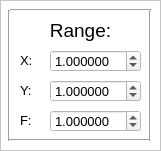
  <widget class="QFrame" name="frame_2">
   <property name="geometry">
    <rect>
     <x>10</x>
     <y>260</y>
     <width>161</width>
     <height>151</height>
    </rect>
   </property>
   <property name="palette">
    <palette>
     <active>
      <colorrole role="Base">
       <brush brushstyle="SolidPattern">
        <color alpha="255">
         <red>255</red>
         <green>255</green>
         <blue>255</blue>
        </color>
       </brush>
      </colorrole>
      <colorrole role="Window">
       <brush brushstyle="SolidPattern">
        <color alpha="255">
         <red>255</red>
         <green>255</green>
         <blue>255</blue>
        </color>
       </brush>
      </colorrole>
     </active>
     <inactive>
      <colorrole role="Base">
       <brush brushstyle="SolidPattern">
        <color alpha="255">
         <red>255</red>
         <green>255</green>
         <blue>255</blue>
        </color>
       </brush>
      </colorrole>
      <colorrole role="Window">
       <brush brushstyle="SolidPattern">
        <color alpha="255">
         <red>255</red>
         <green>255</green>
         <blue>255</blue>
        </color>
       </brush>
      </colorrole>
     </inactive>
     <disabled>
      <colorrole role="Base">
       <brush brushstyle="SolidPattern">
        <color alpha="255">
         <red>255</red>
         <green>255</green>
         <blue>255</blue>
        </color>
       </brush>
      </colorrole>
      <colorrole role="Window">
       <brush brushstyle="SolidPattern">
        <color alpha="255">
         <red>255</red>
         <green>255</green>
         <blue>255</blue>
        </color>
       </brush>
      </colorrole>
     </disabled>
    </palette>
   </property>
   <property name="autoFillBackground">
    <bool>true</bool>
   </property>
   <property name="frameShape">
    <enum>QFrame::StyledPanel</enum>
   </property>
   <property name="frameShadow">
    <enum>QFrame::Raised</enum>
   </property>
   <widget class="Line" name="line_6">
    <property name="geometry">
     <rect>
      <x>-1</x>
      <y>10</y>
      <width>21</width>
      <height>131</height>
     </rect>
    </property>
    <property name="orientation">
     <enum>Qt::Vertical</enum>
    </property>
   </widget>
   <widget class="Line" name="line_7">
    <property name="geometry">
     <rect>
      <x>140</x>
      <y>10</y>
      <width>21</width>
      <height>131</height>
     </rect>
    </property>
    <property name="orientation">
     <enum>Qt::Vertical</enum>
    </property>
   </widget>
   <widget class="Line" name="line_8">
    <property name="geometry">
     <rect>
      <x>9</x>
      <y>130</y>
      <width>141</width>
      <height>21</height>
     </rect>
    </property>
    <property name="orientation">
     <enum>Qt::Horizontal</enum>
    </property>
   </widget>
   <widget class="Line" name="line_9">
    <property name="geometry">
     <rect>
      <x>10</x>
      <y>0</y>
      <width>141</width>
      <height>21</height>
     </rect>
    </property>
    <property name="orientation">
     <enum>Qt::Horizontal</enum>
    </property>
   </widget>
   <widget class="QLabel" name="label_5">
    <property name="geometry">
     <rect>
      <x>20</x>
      <y>10</y>
      <width>121</width>
      <height>41</height>
     </rect>
    </property>
    <property name="font">
     <font>
      <pointsize>14</pointsize>
     </font>
    </property>
    <property name="text">
     <string>Range:</string>
    </property>
    <property name="alignment">
     <set>Qt::AlignCenter</set>
    </property>
   </widget>
   <widget class="QLabel" name="label_6">
    <property name="geometry">
     <rect>
      <x>20</x>
      <y>50</y>
      <width>21</width>
      <height>21</height>
     </rect>
    </property>
    <property name="font">
     <font>
      <pointsize>10</pointsize>
     </font>
    </property>
    <property name="text">
     <string>X:</string>
    </property>
   </widget>
   <widget class="QDoubleSpinBox" name="spinBox_rangeX">
    <property name="geometry">
     <rect>
      <x>50</x>
      <y>50</y>
      <width>91</width>
      <height>22</height>
     </rect>
    </property>
    <property name="font">
     <font>
      <pointsize>10</pointsize>
     </font>
    </property>
    <property name="decimals">
     <number>6</number>
    </property>
    <property name="minimum">
     <double>0.000000000000000</double>
    </property>
    <property name="maximum">
     <double>100000000000000000.000000000000000</double>
    </property>
    <property name="singleStep">
     <double>0.000000000000000</double>
    </property>
    <property name="value">
     <double>1.000000000000000</double>
    </property>
   </widget>
   <widget class="QLabel" name="label_7">
    <property name="geometry">
     <rect>
      <x>20</x>
      <y>80</y>
      <width>21</width>
      <height>21</height>
     </rect>
    </property>
    <property name="font">
     <font>
      <pointsize>10</pointsize>
     </font>
    </property>
    <property name="text">
     <string>Y:</string>
    </property>
   </widget>
   <widget class="QDoubleSpinBox" name="spinBox_rangeY">
    <property name="geometry">
     <rect>
      <x>50</x>
      <y>80</y>
      <width>91</width>
      <height>22</height>
     </rect>
    </property>
    <property name="font">
     <font>
      <pointsize>10</pointsize>
     </font>
    </property>
    <property name="decimals">
     <number>6</number>
    </property>
    <property name="minimum">
     <double>0.000000000000000</double>
    </property>
    <property name="maximum">
     <double>100000000000000000.000000000000000</double>
    </property>
    <property name="singleStep">
     <double>0.000000000000000</double>
    </property>
    <property name="value">
     <double>1.000000000000000</double>
    </property>
   </widget>
   <widget class="QLabel" name="label_8">
    <property name="geometry">
     <rect>
      <x>20</x>
      <y>110</y>
      <width>21</width>
      <height>21</height>
     </rect>
    </property>
    <property name="font">
     <font>
      <pointsize>10</pointsize>
     </font>
    </property>
    <property name="text">
     <string>F:</string>
    </property>
   </widget>
   <widget class="QDoubleSpinBox" name="spinBox_rangeZ">
    <property name="geometry">
     <rect>
      <x>50</x>
      <y>110</y>
      <width>91</width>
      <height>22</height>
     </rect>
    </property>
    <property name="font">
     <font>
      <pointsize>10</pointsize>
     </font>
    </property>
    <property name="decimals">
     <number>6</number>
    </property>
    <property name="minimum">
     <double>0.000000000000000</double>
    </property>
    <property name="maximum">
     <double>100000000000000000.000000000000000</double>
    </property>
    <property name="singleStep">
     <double>0.000000000000000</double>
    </property>
    <property name="value">
     <double>1.000000000000000</double>
    </property>
   </widget>
  </widget>
